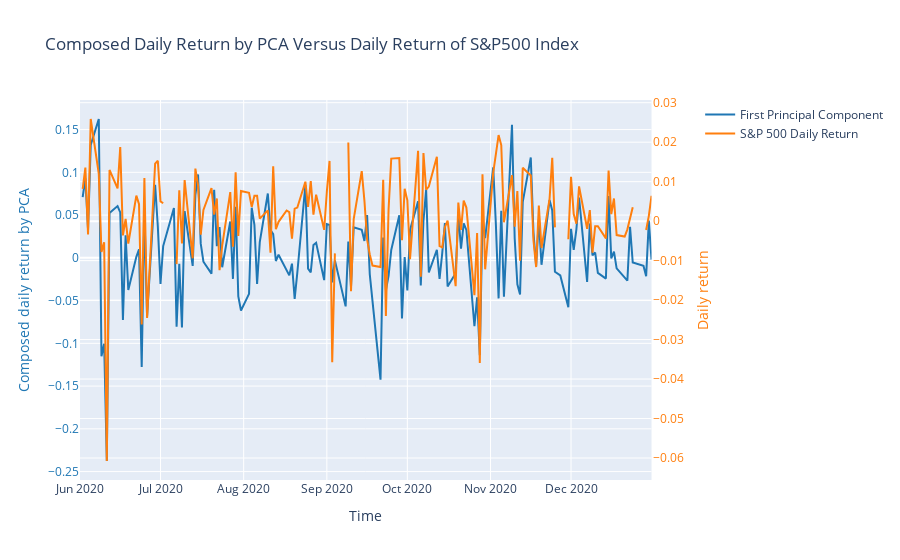

Notebook code for this chart:
### Code cell
fig = make_subplots(specs=[[{"secondary_y": True}]])

fig.add_trace(
    go.Scatter(x=df_sp_stacks["timestamp"], y=df_sp_stacks["pca"], 
               name="First Principal Component", marker_color="#1f77b4"),
    secondary_y=False
)

fig.add_trace(
    go.Scatter(x=SP500["timestamp"], y=SP500["daily_return"], 
               name="S&P 500 Daily Return", marker_color="#ff7f0e"),
    secondary_y=True,
)

fig.update_layout(title_text="Composed Daily Return by PCA Versus Daily Return of S&P500 Index")

fig.update_xaxes(title_text="Time")
fig.update_yaxes(title_text="Composed daily return by PCA", secondary_y=False, color="#1f77b4")
fig.update_yaxes(title_text="Daily return", secondary_y=True, color="#ff7f0e")

fig.show()

### Figure 1 — Plotly figure (JSON) as saved in the notebook; plotly's stock layout.template omitted (floating-point values rounded to 4 significant figures; data arrays with more than 128 entries replaced by an {"elided": "..."} marker saying what was removed)
{"data": [{"marker": {"color": "#1f77b4"}, "name": "First Principal Component", "type": "scatter", "x": {"elided": "150 str values"}, "xaxis": "x", "y": {"elided": "150 float values"}, "yaxis": "y"}, {"marker": {"color": "#ff7f0e"}, "name": "S&P 500 Daily Return", "type": "scatter", "x": {"elided": "154 str values"}, "xaxis": "x", "y": {"elided": "154 float values"}, "yaxis": "y2"}], "layout": {"title": {"text": "Composed Daily Return by PCA Versus Daily Return of S&P500 Index"}, "xaxis": {"anchor": "y", "domain": [0, 0.94], "title": {"text": "Time"}}, "yaxis": {"anchor": "x", "color": "#1f77b4", "domain": [0, 1], "title": {"text": "Composed daily return by PCA"}}, "yaxis2": {"anchor": "x", "color": "#ff7f0e", "overlaying": "y", "side": "right", "title": {"text": "Daily return"}}}}
